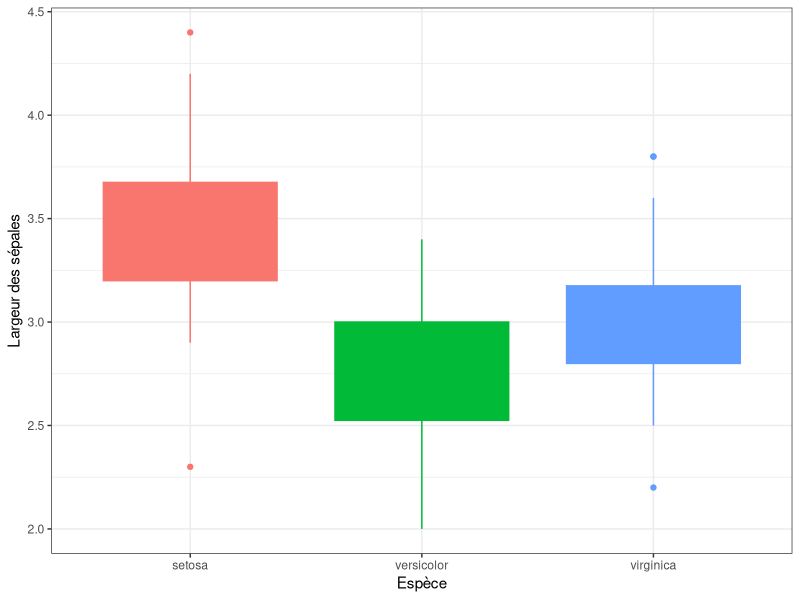

Recreate this plot in R.
## ---- chunk 1
#| echo: true
#| warning: false
#| message: false
library(tidyverse)
## ---- chunk 2
#| echo: true
library(knitr)
data(iris)
kable(head(iris))
## ---- chunk 3
#| echo: true
#| eval: true
iris %>%   group_by(Species) %>% 
  summarise(Moyenne_longueur_sepale = mean(Sepal.Length), 
            SD_longueur_sepale=sd(Sepal.Length)) %>% kable()
## ---- chunk 4
#| echo: false
#| eval: true
#| out-width: 90%
iris %>% ggplot(aes(x=Species, y=Sepal.Width)) + 
  geom_boxplot(aes(colour=Species, fill=Species), show.legend = FALSE) + 
  theme_bw() + xlab("Espèce") + ylab("Largeur des sépales")
